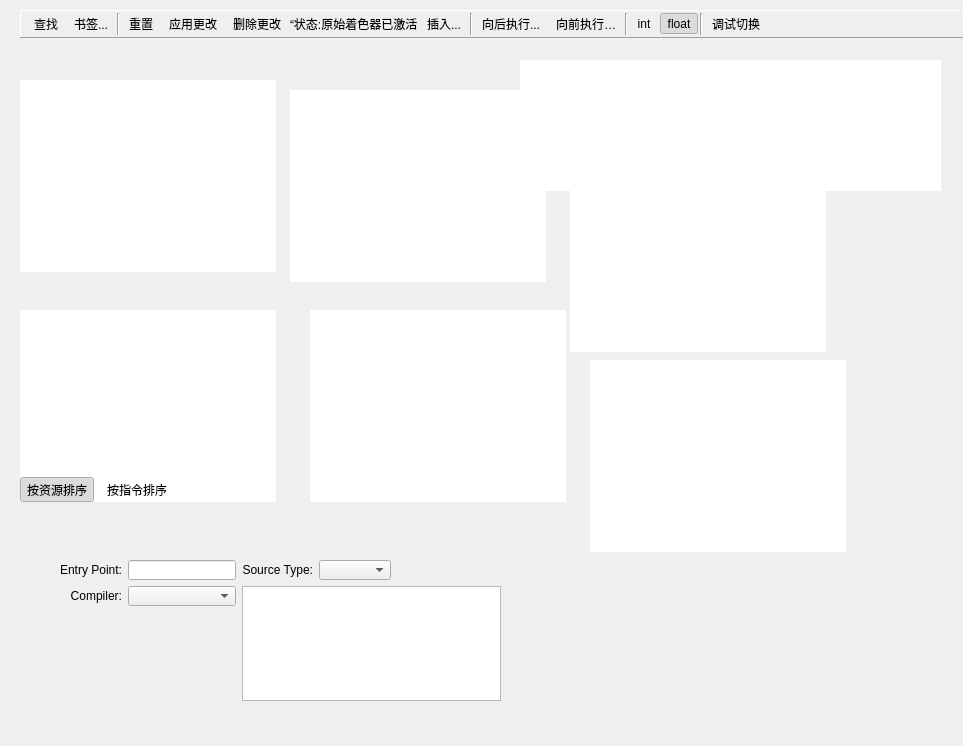
<?xml version="1.0" encoding="UTF-8"?>
<ui version="4.0">
 <class>ShaderViewer</class>
 <widget class="QFrame" name="ShaderViewer">
  <property name="geometry">
   <rect>
    <x>0</x>
    <y>0</y>
    <width>963</width>
    <height>746</height>
   </rect>
  </property>
  <property name="windowTitle">
   <string>Form</string>
  </property>
  <widget class="ToolWindowManager" name="docking" native="true">
   <property name="geometry">
    <rect>
     <x>80</x>
     <y>90</y>
     <width>351</width>
     <height>301</height>
    </rect>
   </property>
  </widget>
  <widget class="RDTreeWidget" name="inputSig">
   <property name="geometry">
    <rect>
     <x>570</x>
     <y>160</y>
     <width>256</width>
     <height>192</height>
    </rect>
   </property>
   <property name="frameShape">
    <enum>QFrame::Shape::NoFrame</enum>
   </property>
   <property name="editTriggers">
    <set>QAbstractItemView::EditTrigger::NoEditTriggers</set>
   </property>
   <property name="showDropIndicator" stdset="0">
    <bool>false</bool>
   </property>
   <property name="dragDropOverwriteMode">
    <bool>false</bool>
   </property>
   <property name="indentation">
    <number>0</number>
   </property>
   <property name="rootIsDecorated">
    <bool>false</bool>
   </property>
   <property name="itemsExpandable">
    <bool>false</bool>
   </property>
   <property name="allColumnsShowFocus">
    <bool>true</bool>
   </property>
   <property name="cornerButtonEnabled" stdset="0">
    <bool>false</bool>
   </property>
  </widget>
  <widget class="RDTreeWidget" name="outputSig">
   <property name="geometry">
    <rect>
     <x>590</x>
     <y>360</y>
     <width>256</width>
     <height>192</height>
    </rect>
   </property>
   <property name="frameShape">
    <enum>QFrame::Shape::NoFrame</enum>
   </property>
   <property name="editTriggers">
    <set>QAbstractItemView::EditTrigger::NoEditTriggers</set>
   </property>
   <property name="showDropIndicator" stdset="0">
    <bool>false</bool>
   </property>
   <property name="dragDropOverwriteMode">
    <bool>false</bool>
   </property>
   <property name="indentation">
    <number>0</number>
   </property>
   <property name="rootIsDecorated">
    <bool>false</bool>
   </property>
   <property name="itemsExpandable">
    <bool>false</bool>
   </property>
   <property name="allColumnsShowFocus">
    <bool>true</bool>
   </property>
   <property name="cornerButtonEnabled" stdset="0">
    <bool>false</bool>
   </property>
  </widget>
  <widget class="RDTreeWidget" name="constants">
   <property name="geometry">
    <rect>
     <x>20</x>
     <y>310</y>
     <width>256</width>
     <height>192</height>
    </rect>
   </property>
   <property name="contextMenuPolicy">
    <enum>Qt::ContextMenuPolicy::PreventContextMenu</enum>
   </property>
   <property name="frameShape">
    <enum>QFrame::Shape::NoFrame</enum>
   </property>
   <property name="allColumnsShowFocus">
    <bool>true</bool>
   </property>
  </widget>
  <widget class="QFrame" name="resourcesPanel">
   <property name="geometry">
    <rect>
     <x>20</x>
     <y>310</y>
     <width>256</width>
     <height>192</height>
    </rect>
   </property>
   <property name="contextMenuPolicy">
    <enum>Qt::ContextMenuPolicy::PreventContextMenu</enum>
   </property>
   <property name="frameShape">
    <enum>QFrame::Shape::NoFrame</enum>
   </property>
   <layout class="QVBoxLayout" name="verticalLayout">
    <property name="spacing">
     <number>2</number>
    </property>
    <property name="leftMargin">
     <number>0</number>
    </property>
    <property name="topMargin">
     <number>0</number>
    </property>
    <property name="rightMargin">
     <number>0</number>
    </property>
    <property name="bottomMargin">
     <number>0</number>
    </property>
    <item>
     <widget class="RDTreeWidget" name="accessedResources">
      <property name="frameShape">
       <enum>QFrame::Shape::NoFrame</enum>
      </property>
      <property name="allColumnsShowFocus">
       <bool>true</bool>
      </property>
     </widget>
    </item>
    <item>
     <widget class="QFrame" name="sortGroup">
      <property name="sizePolicy">
       <sizepolicy hsizetype="Minimum" vsizetype="Fixed">
        <horstretch>0</horstretch>
        <verstretch>0</verstretch>
       </sizepolicy>
      </property>
      <property name="contextMenuPolicy">
       <enum>Qt::ContextMenuPolicy::PreventContextMenu</enum>
      </property>
      <property name="frameShape">
       <enum>QFrame::Shape::NoFrame</enum>
      </property>
      <layout class="QHBoxLayout" name="horizontalLayout_6">
       <property name="leftMargin">
        <number>0</number>
       </property>
       <property name="topMargin">
        <number>0</number>
       </property>
       <property name="rightMargin">
        <number>0</number>
       </property>
       <property name="bottomMargin">
        <number>0</number>
       </property>
       <item>
        <widget class="QToolButton" name="resources_sortByResource">
         <property name="toolTip">
          <string>Sort accessed resource by shader binding</string>
         </property>
         <property name="text">
          <string>按资源排序</string>
         </property>
         <property name="checkable">
          <bool>true</bool>
         </property>
         <property name="checked">
          <bool>true</bool>
         </property>
         <property name="autoRaise">
          <bool>true</bool>
         </property>
        </widget>
       </item>
       <item>
        <widget class="QToolButton" name="resources_sortByStep">
         <property name="toolTip">
          <string>Sort accessed resource by instruction step</string>
         </property>
         <property name="text">
          <string>按指令排序</string>
         </property>
         <property name="checkable">
          <bool>true</bool>
         </property>
         <property name="checked">
          <bool>false</bool>
         </property>
         <property name="autoRaise">
          <bool>true</bool>
         </property>
        </widget>
       </item>
       <item>
        <spacer name="resources_horizontalSpacer">
         <property name="orientation">
          <enum>Qt::Orientation::Horizontal</enum>
         </property>
         <property name="sizeHint" stdset="0">
          <size>
           <width>40</width>
           <height>20</height>
          </size>
         </property>
        </spacer>
       </item>
      </layout>
     </widget>
    </item>
   </layout>
  </widget>
  <widget class="RDTreeWidget" name="debugVars">
   <property name="geometry">
    <rect>
     <x>310</x>
     <y>310</y>
     <width>256</width>
     <height>192</height>
    </rect>
   </property>
   <property name="frameShape">
    <enum>QFrame::Shape::NoFrame</enum>
   </property>
   <property name="allColumnsShowFocus">
    <bool>true</bool>
   </property>
  </widget>
  <widget class="QFrame" name="toolbar">
   <property name="geometry">
    <rect>
     <x>20</x>
     <y>10</y>
     <width>1132</width>
     <height>28</height>
    </rect>
   </property>
   <property name="sizePolicy">
    <sizepolicy hsizetype="Minimum" vsizetype="Fixed">
     <horstretch>0</horstretch>
     <verstretch>0</verstretch>
    </sizepolicy>
   </property>
   <property name="minimumSize">
    <size>
     <width>0</width>
     <height>28</height>
    </size>
   </property>
   <property name="frameShape">
    <enum>QFrame::Shape::Panel</enum>
   </property>
   <property name="frameShadow">
    <enum>QFrame::Shadow::Raised</enum>
   </property>
   <layout class="QHBoxLayout" name="horizontalLayout_5">
    <property name="spacing">
     <number>2</number>
    </property>
    <property name="leftMargin">
     <number>6</number>
    </property>
    <property name="topMargin">
     <number>2</number>
    </property>
    <property name="rightMargin">
     <number>6</number>
    </property>
    <property name="bottomMargin">
     <number>2</number>
    </property>
    <item>
     <widget class="QToolButton" name="findReplace">
      <property name="toolTip">
       <string>Find &amp; Replace</string>
      </property>
      <property name="text">
       <string>查找</string>
      </property>
      <property name="icon">
       <iconset resource="../Resources/resources.qrc">
        <normaloff>:/find.png</normaloff>:/find.png</iconset>
      </property>
      <property name="toolButtonStyle">
       <enum>Qt::ToolButtonStyle::ToolButtonTextBesideIcon</enum>
      </property>
      <property name="autoRaise">
       <bool>true</bool>
      </property>
     </widget>
    </item>
    <item>
     <widget class="QToolButton" name="bookmark">
      <property name="toolTip">
       <string>Add, remove or jump to bookmarks in current file</string>
      </property>
      <property name="text">
       <string>书签...</string>
      </property>
      <property name="icon">
       <iconset resource="../Resources/resources.qrc">
        <normaloff>:/bookmark_blue.png</normaloff>:/bookmark_blue.png</iconset>
      </property>
      <property name="popupMode">
       <enum>QToolButton::ToolButtonPopupMode::InstantPopup</enum>
      </property>
      <property name="toolButtonStyle">
       <enum>Qt::ToolButtonStyle::ToolButtonTextBesideIcon</enum>
      </property>
      <property name="autoRaise">
       <bool>true</bool>
      </property>
     </widget>
    </item>
    <item>
     <widget class="Line" name="line">
      <property name="orientation">
       <enum>Qt::Orientation::Vertical</enum>
      </property>
     </widget>
    </item>
    <item>
     <widget class="QToolButton" name="resetEdits">
      <property name="toolTip">
       <string>Remove all source edits and restore original shader</string>
      </property>
      <property name="text">
       <string>重置</string>
      </property>
      <property name="icon">
       <iconset resource="../Resources/resources.qrc">
        <normaloff>:/del.png</normaloff>:/del.png</iconset>
      </property>
      <property name="toolButtonStyle">
       <enum>Qt::ToolButtonStyle::ToolButtonTextBesideIcon</enum>
      </property>
      <property name="autoRaise">
       <bool>true</bool>
      </property>
     </widget>
    </item>
    <item>
     <widget class="QToolButton" name="refresh">
      <property name="toolTip">
       <string>Compile shader &amp; apply changes</string>
      </property>
      <property name="text">
       <string>应用更改</string>
      </property>
      <property name="icon">
       <iconset resource="../Resources/resources.qrc">
        <normaloff>:/arrow_refresh.png</normaloff>:/arrow_refresh.png</iconset>
      </property>
      <property name="toolButtonStyle">
       <enum>Qt::ToolButtonStyle::ToolButtonTextBesideIcon</enum>
      </property>
      <property name="autoRaise">
       <bool>true</bool>
      </property>
     </widget>
    </item>
    <item>
     <widget class="QToolButton" name="unrefresh">
      <property name="toolTip">
       <string>Use original shader</string>
      </property>
      <property name="text">
       <string>删除更改</string>
      </property>
      <property name="icon">
       <iconset resource="../Resources/resources.qrc">
        <normaloff>:/arrow_undo.png</normaloff>:/arrow_undo.png</iconset>
      </property>
      <property name="toolButtonStyle">
       <enum>Qt::ToolButtonStyle::ToolButtonTextBesideIcon</enum>
      </property>
      <property name="autoRaise">
       <bool>true</bool>
      </property>
     </widget>
    </item>
    <item>
     <widget class="QLabel" name="editStatusLabel">
      <property name="toolTip">
       <string>The replay currently has the original shader active</string>
      </property>
      <property name="text">
       <string>“状态:原始着色器已激活</string>
      </property>
     </widget>
    </item>
    <item>
     <widget class="QToolButton" name="snippets">
      <property name="toolTip">
       <string>Insert built-in snippets</string>
      </property>
      <property name="text">
       <string>插入...</string>
      </property>
      <property name="icon">
       <iconset resource="../Resources/resources.qrc">
        <normaloff>:/plugin_add.png</normaloff>:/plugin_add.png</iconset>
      </property>
      <property name="popupMode">
       <enum>QToolButton::ToolButtonPopupMode::InstantPopup</enum>
      </property>
      <property name="toolButtonStyle">
       <enum>Qt::ToolButtonStyle::ToolButtonTextBesideIcon</enum>
      </property>
      <property name="autoRaise">
       <bool>true</bool>
      </property>
     </widget>
    </item>
    <item>
     <widget class="Line" name="editSep">
      <property name="orientation">
       <enum>Qt::Orientation::Vertical</enum>
      </property>
     </widget>
    </item>
    <item>
     <widget class="QToolButton" name="execBackwards">
      <property name="toolTip">
       <string>Run or step backwards in execution</string>
      </property>
      <property name="text">
       <string>向后执行...</string>
      </property>
      <property name="icon">
       <iconset resource="../Resources/resources.qrc">
        <normaloff>:/control_reverse_blue@2x.png</normaloff>:/control_reverse_blue@2x.png</iconset>
      </property>
      <property name="popupMode">
       <enum>QToolButton::ToolButtonPopupMode::InstantPopup</enum>
      </property>
      <property name="toolButtonStyle">
       <enum>Qt::ToolButtonStyle::ToolButtonTextBesideIcon</enum>
      </property>
      <property name="autoRaise">
       <bool>true</bool>
      </property>
     </widget>
    </item>
    <item>
     <widget class="QToolButton" name="execForwards">
      <property name="toolTip">
       <string>Run or step forwards in execution</string>
      </property>
      <property name="text">
       <string>向前执行…</string>
      </property>
      <property name="icon">
       <iconset resource="../Resources/resources.qrc">
        <normaloff>:/control_play_blue.png</normaloff>:/control_play_blue.png</iconset>
      </property>
      <property name="popupMode">
       <enum>QToolButton::ToolButtonPopupMode::InstantPopup</enum>
      </property>
      <property name="toolButtonStyle">
       <enum>Qt::ToolButtonStyle::ToolButtonTextBesideIcon</enum>
      </property>
      <property name="autoRaise">
       <bool>true</bool>
      </property>
     </widget>
    </item>
    <item>
     <widget class="Line" name="regFormatSep">
      <property name="orientation">
       <enum>Qt::Orientation::Vertical</enum>
      </property>
     </widget>
    </item>
    <item>
     <widget class="QToolButton" name="intView">
      <property name="text">
       <string>int</string>
      </property>
      <property name="checkable">
       <bool>true</bool>
      </property>
      <property name="checked">
       <bool>false</bool>
      </property>
      <property name="autoRaise">
       <bool>true</bool>
      </property>
     </widget>
    </item>
    <item>
     <widget class="QToolButton" name="floatView">
      <property name="text">
       <string>float</string>
      </property>
      <property name="checkable">
       <bool>true</bool>
      </property>
      <property name="checked">
       <bool>true</bool>
      </property>
      <property name="autoRaise">
       <bool>true</bool>
      </property>
     </widget>
    </item>
    <item>
     <widget class="Line" name="debugToggleSep">
      <property name="orientation">
       <enum>Qt::Orientation::Vertical</enum>
      </property>
     </widget>
    </item>
    <item>
     <widget class="QToolButton" name="debugToggle">
      <property name="minimumSize">
       <size>
        <width>23</width>
        <height>22</height>
       </size>
      </property>
      <property name="toolTip">
       <string>Change the debugging view</string>
      </property>
      <property name="text">
       <string notr="true">调试切换</string>
      </property>
      <property name="autoRaise">
       <bool>true</bool>
      </property>
     </widget>
    </item>
    <item>
     <spacer name="horizontalSpacer">
      <property name="orientation">
       <enum>Qt::Orientation::Horizontal</enum>
      </property>
      <property name="sizeHint" stdset="0">
       <size>
        <width>40</width>
        <height>20</height>
       </size>
      </property>
     </spacer>
    </item>
   </layout>
  </widget>
  <widget class="RDTreeWidget" name="watch">
   <property name="geometry">
    <rect>
     <x>520</x>
     <y>60</y>
     <width>421</width>
     <height>131</height>
    </rect>
   </property>
   <property name="frameShape">
    <enum>QFrame::Shape::NoFrame</enum>
   </property>
   <property name="editTriggers">
    <set>QAbstractItemView::EditTrigger::AnyKeyPressed|QAbstractItemView::EditTrigger::DoubleClicked|QAbstractItemView::EditTrigger::EditKeyPressed|QAbstractItemView::EditTrigger::SelectedClicked</set>
   </property>
   <property name="selectionMode">
    <enum>QAbstractItemView::SelectionMode::SingleSelection</enum>
   </property>
   <property name="selectionBehavior">
    <enum>QAbstractItemView::SelectionBehavior::SelectRows</enum>
   </property>
   <property name="wordWrap">
    <bool>false</bool>
   </property>
  </widget>
  <widget class="QListWidget" name="callstack">
   <property name="geometry">
    <rect>
     <x>20</x>
     <y>80</y>
     <width>256</width>
     <height>192</height>
    </rect>
   </property>
   <property name="frameShape">
    <enum>QFrame::Shape::NoFrame</enum>
   </property>
   <property name="selectionMode">
    <enum>QAbstractItemView::SelectionMode::NoSelection</enum>
   </property>
  </widget>
  <widget class="RDTreeWidget" name="sourceVars">
   <property name="geometry">
    <rect>
     <x>290</x>
     <y>90</y>
     <width>256</width>
     <height>192</height>
    </rect>
   </property>
   <property name="frameShape">
    <enum>QFrame::Shape::NoFrame</enum>
   </property>
   <property name="allColumnsShowFocus">
    <bool>true</bool>
   </property>
  </widget>
  <widget class="QWidget" name="compilationGroup" native="true">
   <property name="geometry">
    <rect>
     <x>60</x>
     <y>560</y>
     <width>441</width>
     <height>141</height>
    </rect>
   </property>
   <layout class="QGridLayout" name="gridLayout">
    <item row="0" column="0">
     <widget class="QLabel" name="label">
      <property name="text">
       <string>Entry Point:</string>
      </property>
      <property name="alignment">
       <set>Qt::AlignmentFlag::AlignRight|Qt::AlignmentFlag::AlignTrailing|Qt::AlignmentFlag::AlignVCenter</set>
      </property>
     </widget>
    </item>
    <item row="0" column="1">
     <widget class="QLineEdit" name="entryFunc">
      <property name="sizePolicy">
       <sizepolicy hsizetype="Minimum" vsizetype="Fixed">
        <horstretch>0</horstretch>
        <verstretch>0</verstretch>
       </sizepolicy>
      </property>
      <property name="minimumSize">
       <size>
        <width>0</width>
        <height>20</height>
       </size>
      </property>
     </widget>
    </item>
    <item row="0" column="2">
     <widget class="QLabel" name="label_4">
      <property name="text">
       <string>Source Type:</string>
      </property>
      <property name="alignment">
       <set>Qt::AlignmentFlag::AlignRight|Qt::AlignmentFlag::AlignTrailing|Qt::AlignmentFlag::AlignVCenter</set>
      </property>
     </widget>
    </item>
    <item row="0" column="3">
     <widget class="QComboBox" name="encoding">
      <property name="minimumSize">
       <size>
        <width>0</width>
        <height>20</height>
       </size>
      </property>
      <property name="insertPolicy">
       <enum>QComboBox::InsertPolicy::NoInsert</enum>
      </property>
      <property name="sizeAdjustPolicy">
       <enum>QComboBox::SizeAdjustPolicy::AdjustToContents</enum>
      </property>
     </widget>
    </item>
    <item row="0" column="4">
     <spacer name="horizontalSpacer_2">
      <property name="orientation">
       <enum>Qt::Orientation::Horizontal</enum>
      </property>
      <property name="sizeHint" stdset="0">
       <size>
        <width>40</width>
        <height>20</height>
       </size>
      </property>
     </spacer>
    </item>
    <item row="1" column="0">
     <widget class="QLabel" name="label_3">
      <property name="text">
       <string>Compiler:</string>
      </property>
      <property name="alignment">
       <set>Qt::AlignmentFlag::AlignRight|Qt::AlignmentFlag::AlignTrailing|Qt::AlignmentFlag::AlignVCenter</set>
      </property>
     </widget>
    </item>
    <item row="1" column="1">
     <widget class="QComboBox" name="compileTool">
      <property name="sizePolicy">
       <sizepolicy hsizetype="Minimum" vsizetype="Fixed">
        <horstretch>0</horstretch>
        <verstretch>0</verstretch>
       </sizepolicy>
      </property>
      <property name="minimumSize">
       <size>
        <width>0</width>
        <height>20</height>
       </size>
      </property>
      <property name="insertPolicy">
       <enum>QComboBox::InsertPolicy::NoInsert</enum>
      </property>
      <property name="sizeAdjustPolicy">
       <enum>QComboBox::SizeAdjustPolicy::AdjustToContents</enum>
      </property>
     </widget>
    </item>
    <item row="1" column="2" rowspan="2" colspan="3">
     <widget class="QTextEdit" name="toolCommandLine">
      <property name="minimumSize">
       <size>
        <width>0</width>
        <height>20</height>
       </size>
      </property>
      <property name="acceptRichText">
       <bool>false</bool>
      </property>
     </widget>
    </item>
    <item row="2" column="1">
     <spacer name="verticalSpacer">
      <property name="orientation">
       <enum>Qt::Orientation::Vertical</enum>
      </property>
      <property name="sizeHint" stdset="0">
       <size>
        <width>20</width>
        <height>40</height>
       </size>
      </property>
     </spacer>
    </item>
   </layout>
  </widget>
 </widget>
 <customwidgets>
  <customwidget>
   <class>RDTreeWidget</class>
   <extends>QTreeView</extends>
   <header>Widgets/Extended/RDTreeWidget.h</header>
  </customwidget>
  <customwidget>
   <class>ToolWindowManager</class>
   <extends>QWidget</extends>
   <header>3rdparty/toolwindowmanager/ToolWindowManager.h</header>
  </customwidget>
 </customwidgets>
 <resources>
  <include location="../Resources/resources.qrc"/>
 </resources>
 <connections/>
</ui>
